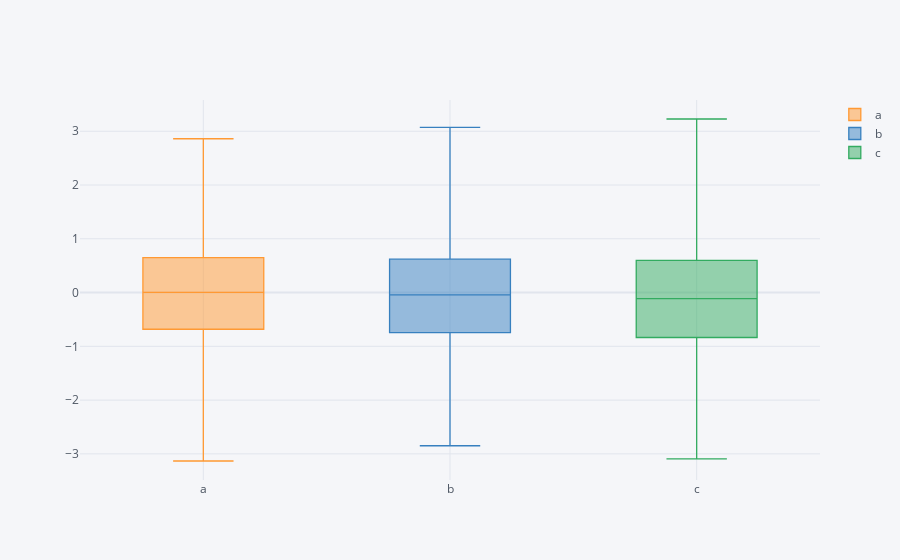

The notebook cell saved with this chart:
### Code cell
df1.iplot(kind='box')

### Figure 1 — Plotly figure (JSON) as saved in the notebook; plotly's stock layout.template omitted (floating-point values rounded to 4 significant figures; data arrays with more than 128 entries replaced by an {"elided": "..."} marker saying what was removed)
{"data": [{"boxpoints": false, "line": {"width": 1.3}, "marker": {"color": "rgba(255, 153, 51, 1.0)"}, "name": "a", "orientation": "v", "type": "box", "y": {"elided": "1000 float values"}}, {"boxpoints": false, "line": {"width": 1.3}, "marker": {"color": "rgba(55, 128, 191, 1.0)"}, "name": "b", "orientation": "v", "type": "box", "y": {"elided": "1000 float values"}}, {"boxpoints": false, "line": {"width": 1.3}, "marker": {"color": "rgba(50, 171, 96, 1.0)"}, "name": "c", "orientation": "v", "type": "box", "y": {"elided": "1000 float values"}}], "layout": {"legend": {"bgcolor": "#F5F6F9", "font": {"color": "#4D5663"}}, "paper_bgcolor": "#F5F6F9", "plot_bgcolor": "#F5F6F9", "title": {"font": {"color": "#4D5663"}}, "xaxis": {"gridcolor": "#E1E5ED", "showgrid": true, "tickfont": {"color": "#4D5663"}, "title": {"font": {"color": "#4D5663"}, "text": ""}, "zerolinecolor": "#E1E5ED"}, "yaxis": {"gridcolor": "#E1E5ED", "showgrid": true, "tickfont": {"color": "#4D5663"}, "title": {"font": {"color": "#4D5663"}, "text": ""}, "zerolinecolor": "#E1E5ED"}}}
